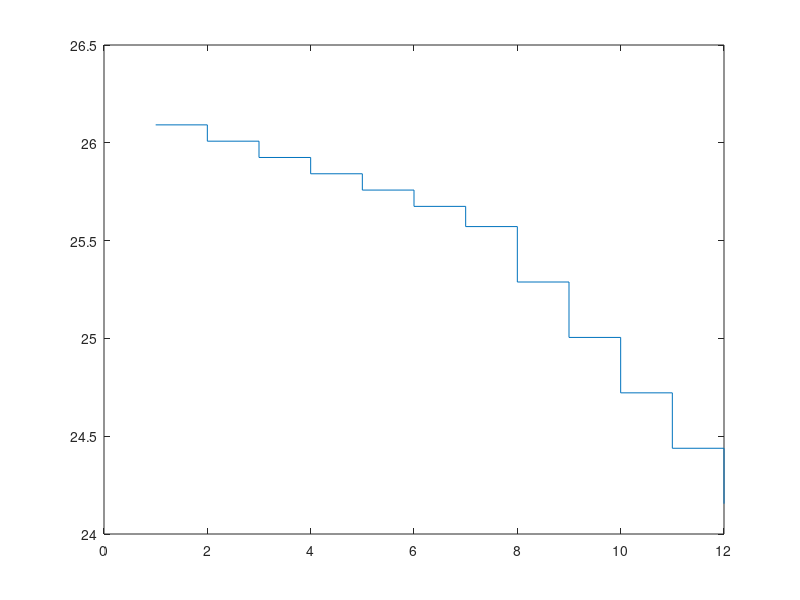
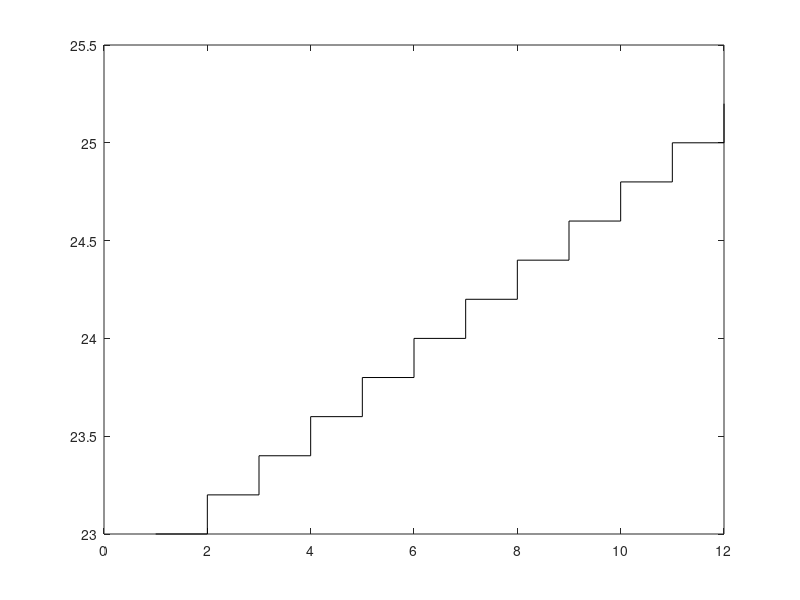

The MATLAB source for these figures, in order: (Note: this script raises an error after producing the figures.)
clear all;
load('parameter2');
%% staircase parameters 12 points(10mins 2 hours)
R=0.006;
C=16410;
stair_t=zeros(1,12);
stair_Q1=zeros(1,12);
stair_Q2=zeros(1,12);
j=0;
for i=1:10:120
    j=j+1;
    stair_t(1,j)=temp2(i,1);
    stair_Q1(1,j)=temp2(i,2);
    stair_Q2(1,j)=temp2(i,3);
end
figure(1);
stairs(stair_t);
stair_t(1,1)=23.2;
set_u1=zeros(1,12);
set_u2=zeros(1,12);
%set_u=[23 23.2 23.4 23.6 23.8 24 24 23.8 23.6 23.4 23.2 23];
set_u=[23 23.2 23.4 23.6 23.8 24 24.2 24.4 24.6 24.8 25 25.2];
figure(2);
stairs(set_u,'k');
hold on;
for i=1:12
    set_u1(1,i)= (set_u(1,i)-stair_t(1,i))/R-stair_Q1(1,i);
    set_u2(1,i)= (set_u(1,i)-stair_t(1,i))/R-stair_Q2(1,i);
end
% hold on;
% line([0,13],[24,24]);
% axis([0,12,23.9,24.1]);
hold on;
k=0.1;
HVAC_GD=zeros(12000,2);

for m=1:12
    To=stair_t(1,m)+273.15;
    Q1=stair_Q1(1,m);
    Q2=stair_Q2(1,m);
    u1=set_u1(1,m);
    u2=set_u2(1,m);
    n=1000*(m-1);
    if n > 1
        HVAC_GD(n+1,1)=HVAC_GD(n,1);  % initialization 
        HVAC_GD(n+1,2)=HVAC_GD(n,1);
    else 
        HVAC_GD(1,1)=To;  % initialization 
        HVAC_GD(1,2)=To;
    end
    for i=2:1000
        r=i+n;
        j=r-1;
        [HVAC_GD(r,1),HVAC_GD(r,2)]=hvac_GD(R,C,k,HVAC_GD(j,1),HVAC_GD(j,2),To,Q1,Q2,u1,u2);
    end
end

plot([1.001:0.001:13],[HVAC_GD(:,1)-273.15,HVAC_GD(:,2)-273.15],'b'); 
hold on;
%% AGD 
HVAC_AGD=zeros(12000,4);
for m=1:12
    To=stair_t(1,m)+273.15;
    Q1=stair_Q1(1,m);
    Q2=stair_Q2(1,m);
    u1=set_u1(1,m);
    u2=set_u2(1,m);
    n=1000*(m-1);
    if n > 1
        HVAC_AGD(n+1,1)=HVAC_AGD(n,1);  % initialization 
        HVAC_AGD(n+1,2)=HVAC_AGD(n,2);
        HVAC_AGD(n+1,3)=HVAC_AGD(n,3);  % initialization 
        HVAC_AGD(n+1,4)=HVAC_AGD(n,4);
    else 
        HVAC_AGD(1,1)=To;  % initialization 
        HVAC_AGD(1,2)=To;
        HVAC_AGD(1,3)=To; 
        HVAC_AGD(1,4)=To;
    end
    for i=2:1000
        r=i+ n;
        j=r-1;
        %[T1_new,T2_new,T1_gd1,T2_gd1]= hvac_AGD(i,k,T1,T2,T1_gd2,T2_gd2,To,Q1,Q2,u1,u2)
        [HVAC_AGD(r,1),HVAC_AGD(r,2),HVAC_AGD(r,3),HVAC_AGD(r,4)]=hvac_AGD(R,C,i,k,HVAC_AGD(j,1),HVAC_AGD(j,2),HVAC_AGD(j,3),HVAC_AGD(j,4),To,Q1,Q2,u1,u2);
    end
end
plot([1.001:0.001:13],[HVAC_AGD(:,1)-273.15],'r'); 
hold off;
legend('To','T1_{GD}','T1_{AGD}');